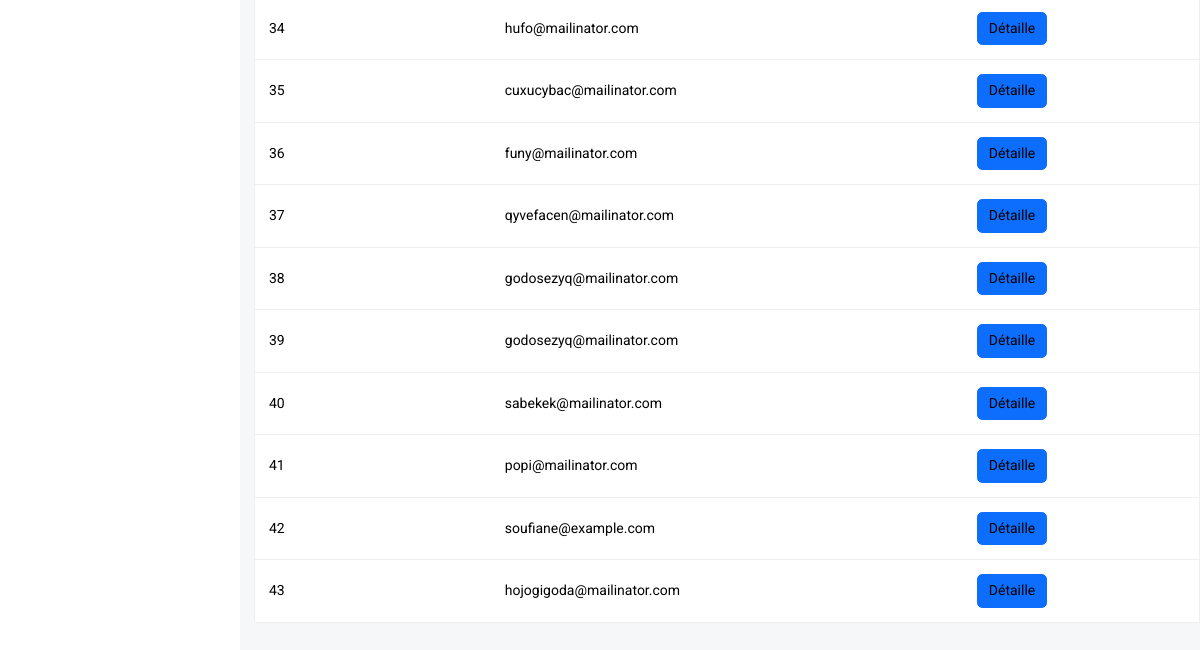
Before: /Resirvation.php (signed in, lower part) with the older database file.
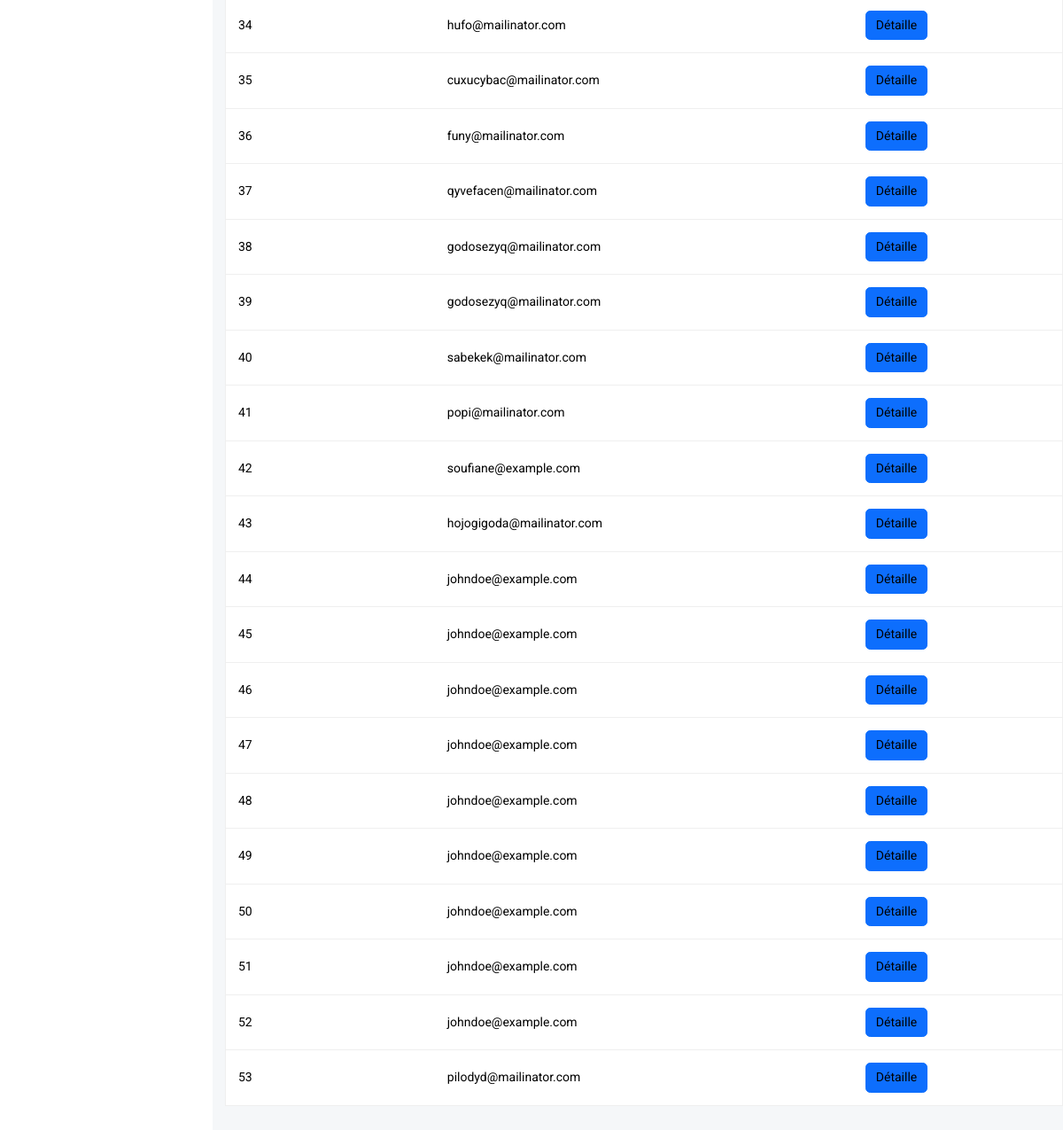
After: the same page with the newer database file.
### tables this page shows
CREATE TABLE `reservation` (
  `Reservation_id` int(11) NOT NULL,
  `R_Fname` varchar(30) NOT NULL,
  `R_Lname` varchar(30) NOT NULL,
  `R_email` varchar(100) NOT NULL,
  `R_adresse` varchar(250) NOT NULL,
  `R_country` varchar(30) NOT NULL,
  `R_city` varchar(30) NOT NULL,
  `R_Zipcode` varchar(20) NOT NULL,
  `Ticket_id` int(11) NOT NULL,
  `User_id` int(11) NOT NULL
);

### Resirvation.php (the view, shortened to what this page needs)
<!DOCTYPE html>
<html lang="en" class="h-100">
	<head>
		<link href='vendor/unicons-2.0.1/css/unicons.css' rel='stylesheet'>
		<link href="css/style.css" rel="stylesheet">
		<link href="css/vertical-responsive-menu.min.css" rel="stylesheet">
		<link href="css/datepicker.min.css" rel="stylesheet">
		<link href="css/responsive.css" rel="stylesheet">
		<link href="css/night-mode.css" rel="stylesheet">
		<link href="vendor/fontawesome-free/css/all.min.css" rel="stylesheet">
		<link href="vendor/OwlCarousel/assets/owl.carousel.css" rel="stylesheet">
		<link href="vendor/OwlCarousel/assets/owl.theme.default.min.css" rel="stylesheet">
		<link href="vendor/bootstrap/css/bootstrap.min.css" rel="stylesheet">
		<link href="vendor/bootstrap-select/dist/css/bootstrap-select.min.css" rel="stylesheet">
	</head>
    <body class="d-flex flex-column h-100">
	<?php include 'include/VerticaleNav.php' ?>
<div class="wrapper wrapper-body">
	<div class="tab-content">
		<div class="tab-pane fade active show" id="overview-tab" role="tabpanel">
			<div class="table-card mt-4">
				<div class="main-table">
					<div class="table-responsive">
						<table class="table">
							<tbody>
							<?php
							if(isset($_POST['bbb'])){
								require_once "connect/DataBase.php";
								$hh = $_POST['crs'];
								$Reservations= $connection->query("SELECT * FROM reservation WHERE Reservation_id like '%$hh%' or R_Fname like '%$hh%' or R_Lname like '%$hh%' or R_adresse like '%$hh%' or R_country like '%$hh%' or R_city like '%$hh%' or R_Zipcode like '%$hh%' or Ticket_id like '%$hh%'")->fetchAll(PDO::FETCH_ASSOC);
								foreach($Reservations as $Reservation){
							?>
							<tr>
									<td><?php echo $Reservation['Reservation_id']?></td>
									<td><?php echo $Reservation['R_email']?></td>
									<td><span class="action-btn btn btn-primary"><a href="reservation_detaille.php?id=<?php echo $Reservation['Reservation_id']?>" >Détaille</a></span></td>
									<td><span class="action-btn "><a href="delete_Reservation.php?id=<?php echo $Reservation['Reservation_id']?>" onclick= "return confirm( 'Voulez vous vraiment supprimer le admin <?php echo $Reservation['R_email']?>' );" ><i class="fa-solid fa-trash-can " style="color: red;"></i></a>
									<td><span class="action-btn"><a href="reservation_update.php?id=<?php echo $Reservation['Reservation_id']?>"><i class="fa-solid fa-pen-to-square" style="color: blue;"></i></a></span></td></td>
								</tr>
								<?php
																		}
																	?>
<?php
							}else{
							?>
							<?php
								require_once "connect/DataBase.php";
						$Reservations= $connection->query('SELECT * FROM `reservation`')->fetchAll(PDO::FETCH_ASSOC);
						foreach($Reservations as $Reservation){
																	?>
								<tr>
									<td><?php echo $Reservation['Reservation_id']?></td>
									<td><?php echo $Reservation['R_email']?></td>
									<td><span class="action-btn btn btn-primary"><a href="reservation_detaille.php?id=<?php echo $Reservation['Reservation_id']?>" >Détaille</a></span></td>
									<td><span class="action-btn "><a href="delete_Reservation.php?id=<?php echo $Reservation['Reservation_id']?>" onclick= "return confirm( 'Voulez vous vraiment supprimer le admin <?php echo $Reservation['R_email']?>' );" ><i class="fa-solid fa-trash-can " style="color: red;"></i></a>
									<td><span class="action-btn"><a href="reservation_update.php?id=<?php echo $Reservation['Reservation_id']?>"><i class="fa-solid fa-pen-to-square" style="color: blue;"></i></a></span></td></td>
								</tr>
								<?php } ?>
								<?php
																		}
																	?>
							</tbody>
						</table>
					</div>
				</div>
			</div>
		</div>
    </div>
</div>
</body>

Changed rows visible on the page:
added reservation: Reservation_id "44", R_email "johndoe@example.com"
added reservation: Reservation_id "45", R_email "johndoe@example.com"
added reservation: Reservation_id "46", R_email "johndoe@example.com"
added reservation: Reservation_id "47", R_email "johndoe@example.com"
added reservation: Reservation_id "48", R_email "johndoe@example.com"
added reservation: Reservation_id "49", R_email "johndoe@example.com"
added reservation: Reservation_id "50", R_email "johndoe@example.com"
added reservation: Reservation_id "51", R_email "johndoe@example.com"
added reservation: Reservation_id "52", R_email "johndoe@example.com"
added reservation: Reservation_id "53", R_email "pilodyd@mailinator.com"
